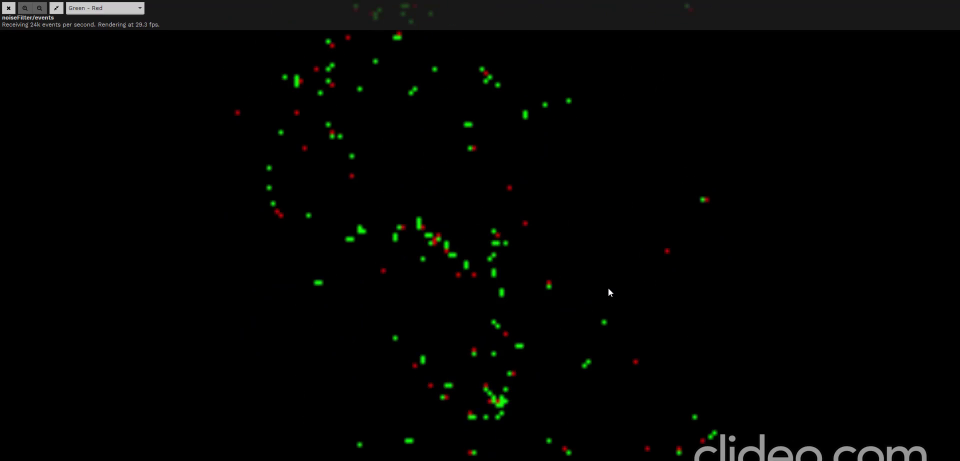
#> input picture frame 3 of Data/CamEventDropKey.mp4, 1920 x 922 px, given in place of tennis_camEvent_vdo.mp4, which was not available (shown at 1/2 size)
$ python camEventMotion.py
#> lines starting #> are read from the running program, lines starting #| are printed output that depends on the picture; after the words box and inside, x2 and y2 are one past the last pixel; in counts of white or black regions, pixels touching at a corner belong together; pictures that were not available may be replaced by others from this repository, and a replacement may not be noted
import cv2
import datetime

# Drop Keys
# CYTech\PFE\Data\CamEventDropKey.mp4

# Drop Tennis ball
# Data\\tennis_camEvent_vdo.mp4

cap = cv2.VideoCapture("Data\\tennis_camEvent_vdo.mp4")

ret, frame1 = cap.read()
#> frame1 is the input picture: shape (922, 1920, 3); mean B, G, R 3, 3.9, 3.3
ret, frame2 = cap.read()
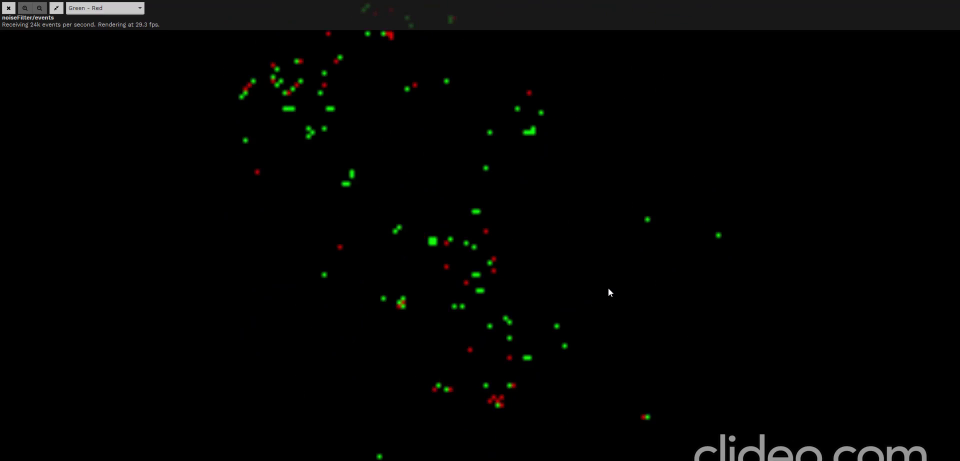
#> input picture frame 4 of Data/CamEventDropKey.mp4, 1920 x 922 px, given in place of tennis_camEvent_vdo.mp4, which was not available (shown at 1/2 size)
#> frame2 is the input picture: shape (922, 1920, 3); mean B, G, R 3, 3.6, 3.2

start = datetime.datetime.now()
timer_lst = []

while(cap.isOpened()):

    diff = cv2.absdiff(frame1,frame2)
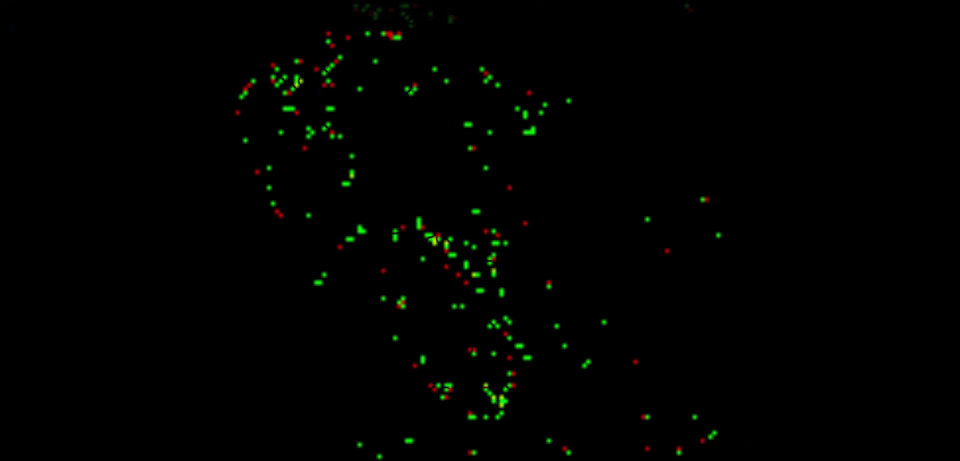
#> diff: shape (922, 1920, 3) (shown at 1/2 size); mean B, G, R 0.3, 1.8, 0.8
    gray = cv2.cvtColor(diff, cv2.COLOR_BGR2GRAY)
    blur = cv2.GaussianBlur(gray, (5,5), 0)
    _,thresh = cv2.threshold(blur, 20, 255, cv2.THRESH_BINARY)
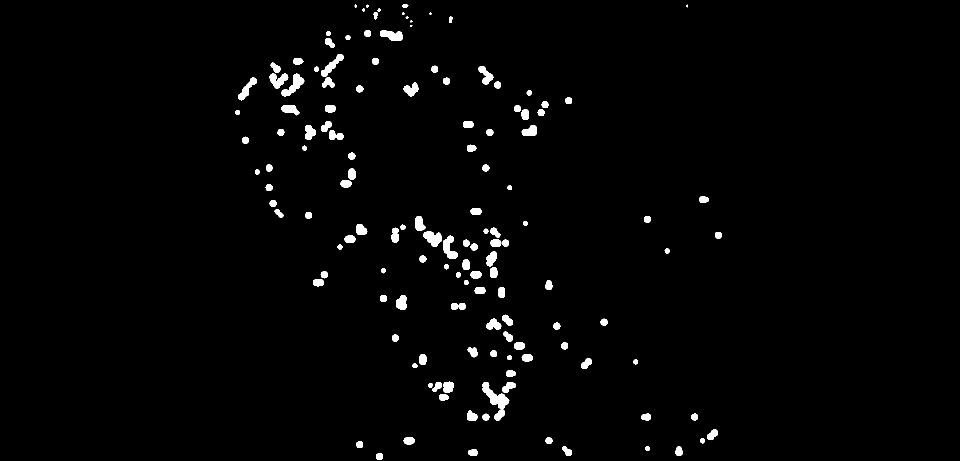
#> thresh: shape (922, 1920) (shown at 1/2 size); 1.8% white; 137 white regions (4 under 20 px), largest, box (x1, y1, x2, y2) and area: (965, 764, 1019, 841) 1492, (563, 147, 609, 193) 846, (886, 471, 916, 517) 741
    dilated = cv2.dilate(thresh, None, iterations=3)
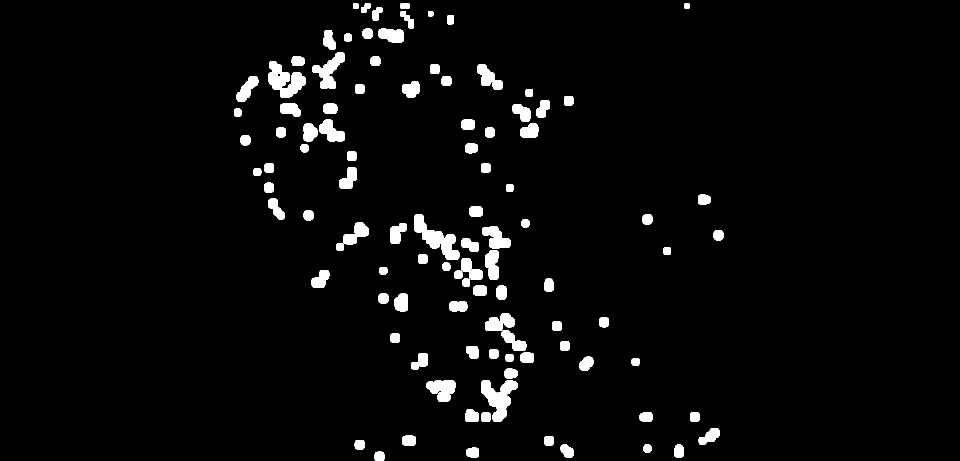
#> dilated: shape (922, 1920) (shown at 1/2 size); 3.6% white; 102 white regions
    contours, _ = cv2.findContours(dilated, cv2.RETR_TREE, cv2.CHAIN_APPROX_SIMPLE)
#> contours = 107 contours, 4 with area under 20; largest, box (x1, y1, x2, y2) and area: (828, 429, 919, 520) 3054, (536, 122, 612, 196) 2951, (962, 761, 1035, 844) 2944, (625, 105, 690, 178) 1984, (853, 760, 911, 804) 1646

    for contour in contours:
        (x, y, w, h) = cv2.boundingRect(contour)

        if(cv2.contourArea(contour) < 500 or cv2.contourArea(contour) > 800):
            continue

        end = datetime.datetime.now()
        t = end-start
        timer_lst.append(t.microseconds/1000)

        cv2.rectangle(frame1, (x,y), (x+w, y+h), (0,0,255), 2)
        cv2.putText(frame1, "Status: {}".format('Movement'), (300,100), cv2.FONT_HERSHEY_COMPLEX_SMALL, 1, (255,0,0), 2)
#> this loop made 107 passes
#> (x, y, w, h) on passes 1 to 12: (749, 903, 20, 19), (933, 895, 25, 20), (1348, 889, 20, 26), (1287, 889, 16, 16), (1121, 889, 26, 26), (709, 880, 20, 19), (1088, 872, 20, 19), (804, 871, 28, 21), (1397, 856, 42, 34), (1380, 824, 19, 20), (1279, 824, 26, 20), (962, 824, 20, 20)
#> (contour, x, y, w, h) on passes 27, 31, 53: ([[1027, 682], [1028, 681], [1029, 682], [1028, 683]], 1027, 681, 3, 3), ([[1000, 642], [1001, 641], [1002, 642], [1001, 643]], 1000, 641, 3, 3), ([[712, 472], [713, 471], [714, 472], [713, 473]], 712, 471, 3, 3)
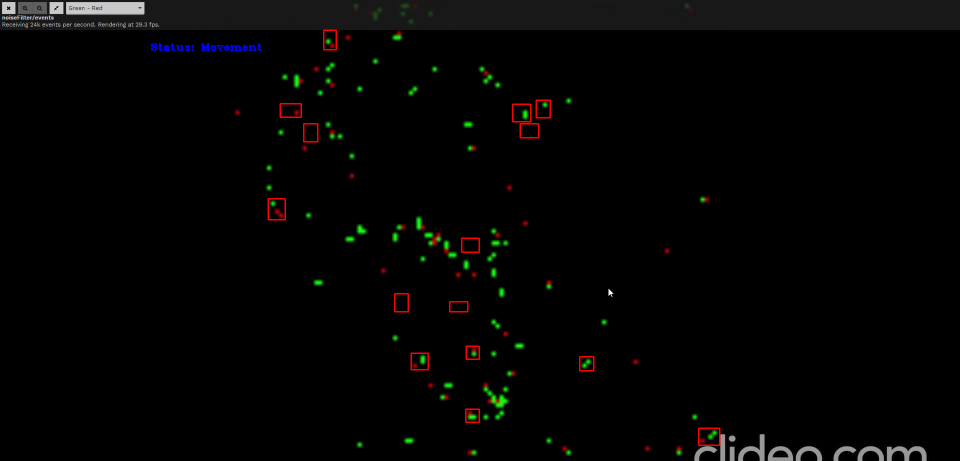
#> frame1: shape (922, 1920, 3) (shown at 1/2 size); 0.41% of pixels changed, all inside (x1, y1, x2, y2) = (302, 59, 1441, 892)
#> after the loop, timer_lst = [163.6, 164, 164.3, 164.5, 164.8, 165.4, 165.6, 166.3, 167, 167.3, 167.4, 167.5, 167.6, 167.7, 167.8]

    if(timer_lst):
        cv2.putText(frame1, str("Time of detection: {}".format(timer_lst[0])) + " ms", (-235,15), cv2.FONT_HERSHEY_COMPLEX_SMALL, 1, (0,0,255), 2)
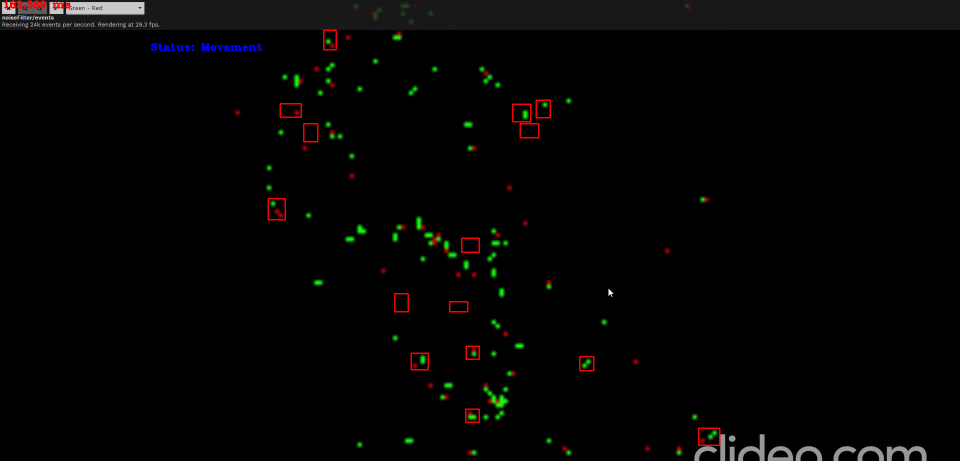
#> frame1: shape (922, 1920, 3) (shown at 1/2 size); 0.06% of pixels changed, all inside (x1, y1, x2, y2) = (8, 1, 141, 17)

    for i in range(5000):
        cv2.imshow('feed', frame1)
    frame1 = frame2
    ret , frame2 = cap.read()
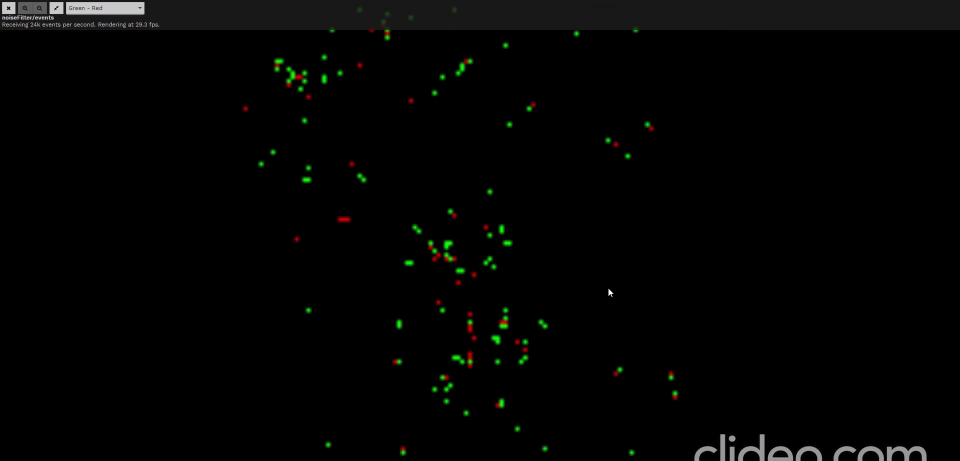
#> input picture frame 5 of Data/CamEventDropKey.mp4, 1920 x 922 px, given in place of tennis_camEvent_vdo.mp4, which was not available (shown at 1/2 size)
#> frame2 is the input picture: shape (922, 1920, 3); mean B, G, R 3, 3.8, 3.3

    if(cv2.waitKey(40) == 27):
#> (key Esc is pressed here)
        break

cv2.destroyAllWindows()
cap.release()

print(timer_lst[0])
#| 163.589

$ run again, starting later in the video
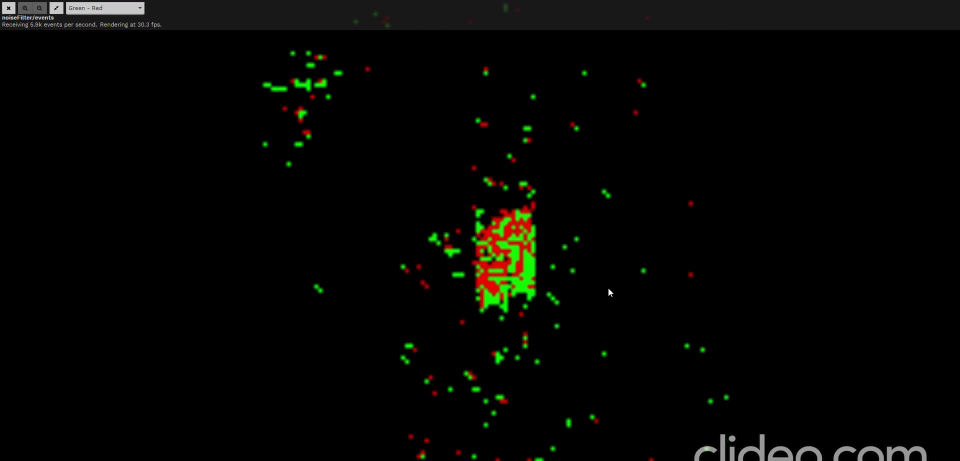
#> input picture frame 26 of Data/CamEventDropKey.mp4, 1920 x 922 px, given in place of tennis_camEvent_vdo.mp4, which was not available (shown at 1/2 size)
#> frame1 is the input picture: shape (922, 1920, 3); mean B, G, R 3.1, 5.4, 4.8
#> thresh: shape (922, 1920); 4.5% white; 136 white regions (3 under 20 px), largest, box (x1, y1, x2, y2) and area: (925, 402, 1089, 794) 41557, (578, 139, 687, 248) 4586, (831, 432, 884, 501) 1504
#> dilated: shape (922, 1920); 6.7% white; 101 white regions
#> contours = 107 contours, 3 with area under 20; largest, box (x1, y1, x2, y2) and area: (899, 357, 1108, 812) 50422, (521, 97, 698, 251) 12122, (796, 681, 911, 796) 4246, (828, 429, 927, 520) 4124, (1017, 792, 1082, 860) 1970
#> the loop `for contour in contours:` made 107 passes
#> (x, y, w, h) on passes 1 to 8: (1295, 913, 16, 9), (1050, 911, 42, 11), (1017, 911, 20, 11), (985, 911, 20, 11), (938, 903, 20, 19), (909, 897, 16, 16), (830, 897, 26, 25), (1406, 889, 15, 17)
#> after the loop `for contour in contours:`:
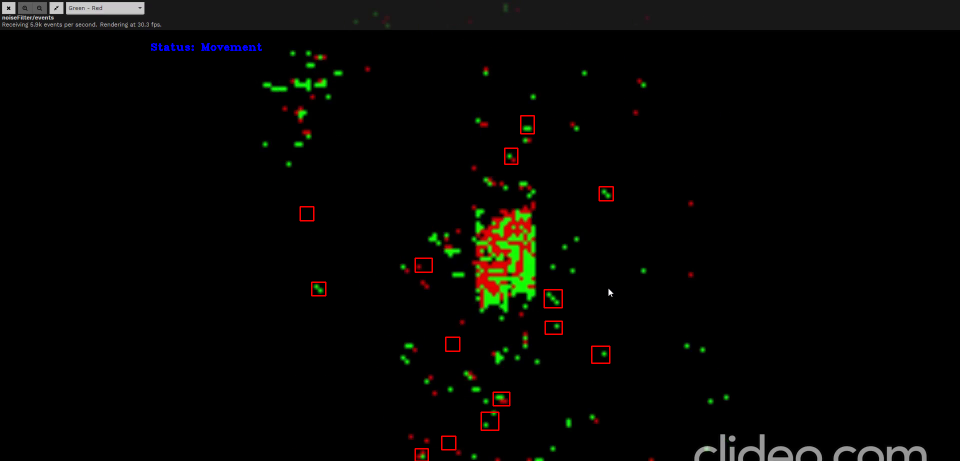
#> frame1: shape (922, 1920, 3) (shown at 1/2 size); 0.37% of pixels changed, all inside (x1, y1, x2, y2) = (302, 86, 1228, 922)
#> after the loop `for contour in contours:`: timer_lst = [157.9, 158.4, 158.9, 159.2, 159.4, 159.8, 160.1, 160.4, 160.6, 161.1, 161.7, 161.8, 162, 162.1]
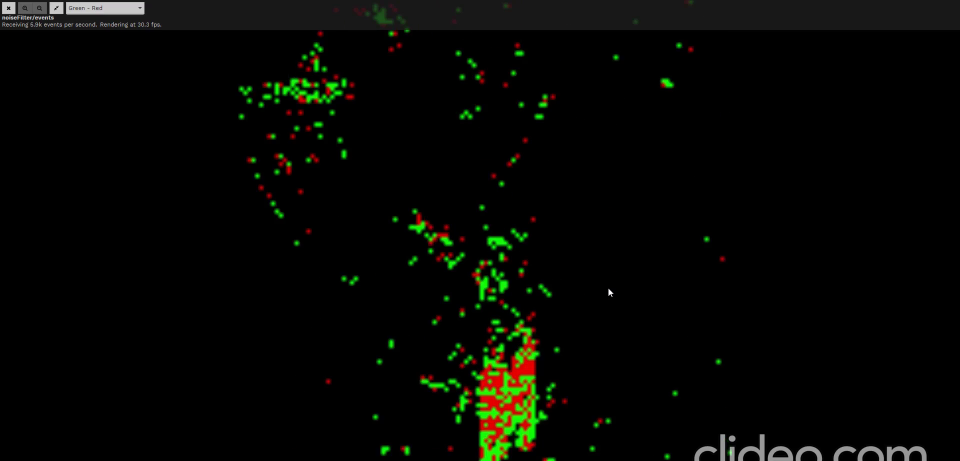
#> input picture frame 28 of Data/CamEventDropKey.mp4, 1920 x 922 px, given in place of tennis_camEvent_vdo.mp4, which was not available (shown at 1/2 size)
#> frame2 is the input picture: shape (922, 1920, 3); mean B, G, R 3.2, 6.9, 5.5
#| 157.908
